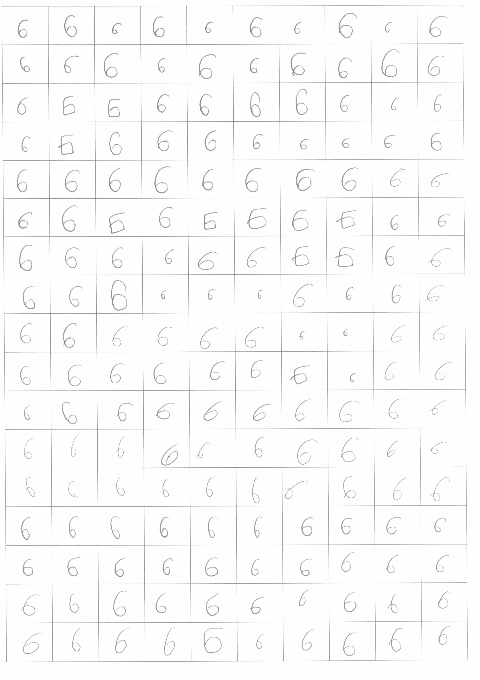
#> input picture images/scan-09.jpg, 480 x 680 px
$ python data_processing.py   (older library calls are emulated)
#> lines starting #> are read from the running program, lines starting #| are printed output that depends on the picture; after the words box and inside, x2 and y2 are one past the last pixel; in counts of white or black regions, pixels touching at a corner belong together
import cv2
import numpy as np

imgGray = cv2.imread('images/scan-09.jpg',cv2.IMREAD_GRAYSCALE)
#> imgGray is the input picture: shape (680, 480); min 118, max 255, mean 250
cv2.resize(imgGray,(480,680))
cv2.imwrite('images/scan-09.jpg',cv2.resize(imgGray,(480,680)))
imgGray = cv2.imread('images/scan-09.jpg',cv2.IMREAD_GRAYSCALE)
#> imgGray: shape (680, 480); min 119, max 255, mean 249.9

# 2. Erosion
kernel = np.ones((5,5),np.uint8)
erosion = cv2.erode(imgGray,kernel,iterations=1)
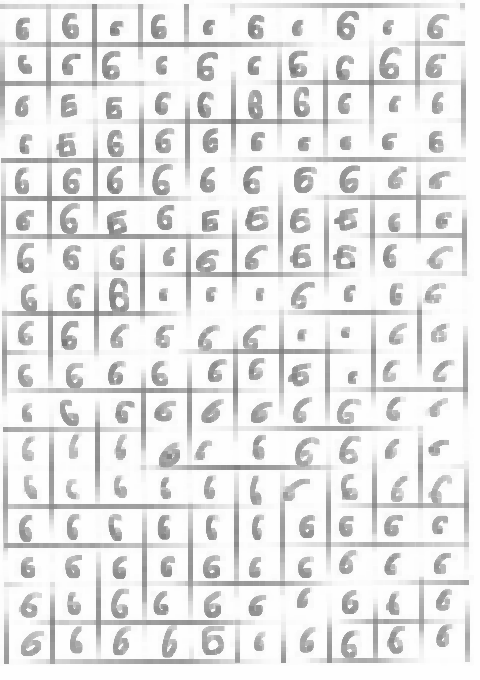
#> erosion: shape (680, 480); min 119, max 254, mean 230.3
#cv2.imwrite('train_images/02Erosion.jpg', erosion)

# 2. Morph Gradient - Naver
gradient = cv2.morphologyEx(erosion, cv2.MORPH_GRADIENT, kernel)
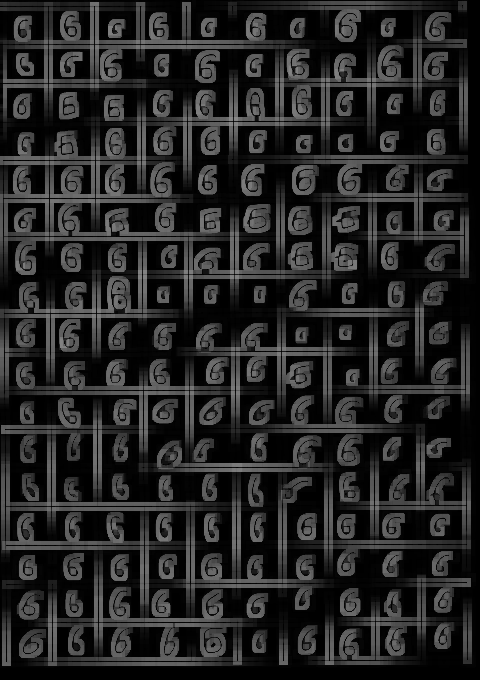
#> gradient: shape (680, 480); min 0, max 135, mean 36.5
#cv2.imwrite('train_images/02Gradient.jpg', gradient)

# 4. Adaptive Threshold : 잡영 제거
thresh = cv2.adaptiveThreshold(gradient, 255, cv2.ADAPTIVE_THRESH_MEAN_C, cv2.THRESH_BINARY_INV, 15, 10)
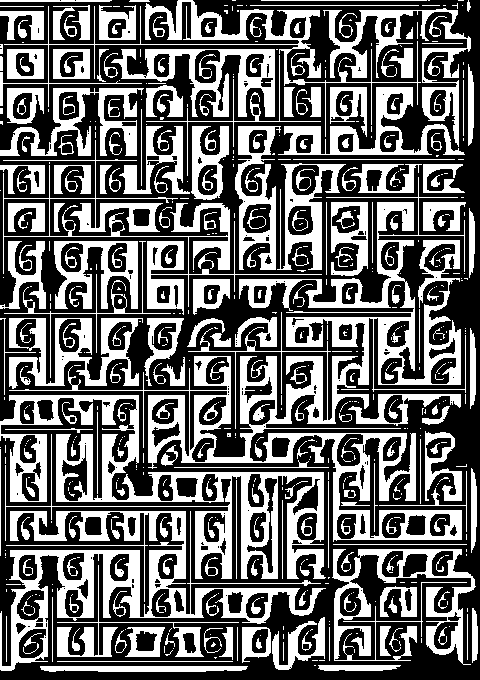
#> thresh: shape (680, 480); 41% white; 589 white regions (337 under 20 px), largest, box (x1, y1, x2, y2) and area: (9, 177, 466, 542) 23701, (0, 395, 326, 579) 14159, (0, 511, 326, 671) 11503
#cv2.imwrite('train_images/03Thresh.jpg', thresh)

# 4. Morph Close : 작은 구멍을 메우고 경계를 강화
kernel = np.ones((3, 3), np.uint8)
closing = cv2.morphologyEx(thresh, cv2.MORPH_CLOSE, kernel)
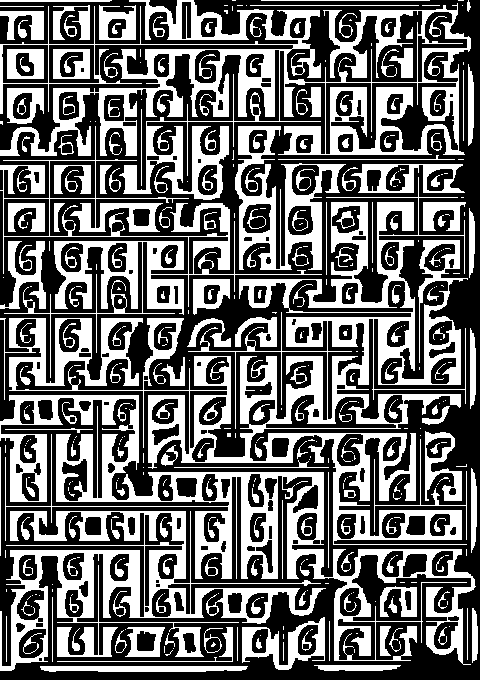
#> closing: shape (680, 480); 41.7% white; 430 white regions (220 under 20 px)
#cv2.imwrite('train_images/04Closing.jpg', closing)

# 6. edge 검출 알고리즘 적용
boxes = []
image, contours, hierarchy = cv2.findContours(thresh, cv2.RETR_EXTERNAL, cv2.CHAIN_APPROX_SIMPLE)
#> contours = 430 contours, 294 with area under 20; largest, box (x1, y1, x2, y2) and area: (9, 177, 466, 542) 29186, (0, 395, 326, 579) 18430, (0, 511, 326, 671) 15001, (3, 140, 322, 315) 6511, (332, 549, 476, 665) 6167
cv2.drawContours(image, contours, -1, 255, 3)
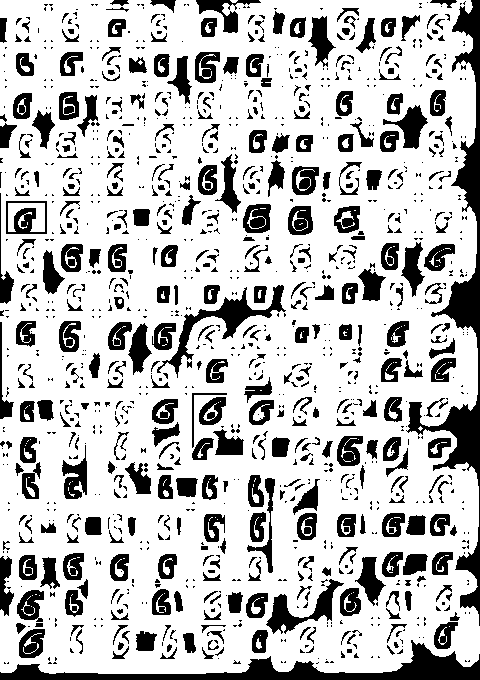
#> image: shape (680, 480); 75.3% white; 1259 black regions (817 under 20 px), largest, box (x1, y1, x2, y2) and area: (406, 0, 480, 626) 7755, (0, 640, 480, 680) 5401, (157, 285, 286, 378) 1967
if len(contours) > 0:
    for contour in contours:
        x, y, w, h = cv2.boundingRect(contour)

        if w>25 and h>25 and not (w>43 and h>43) :
            boxes.append(cv2.resize(imgGray[y:y + h, x:x + w], (28, 28)))
            #self.boxes.append(cv2.resize(thresh[y:y + h, x:x + w], (28, 28)))
            cv2.rectangle(imgGray, (x, y), (x + w, y + h), (0, 255, 0), 1)
#> this loop made 430 passes
#> (x, y, w, h) on passes 1, 2, 8: (40, 666, 208, 6), (318, 665, 83, 6), (165, 650, 8, 6)
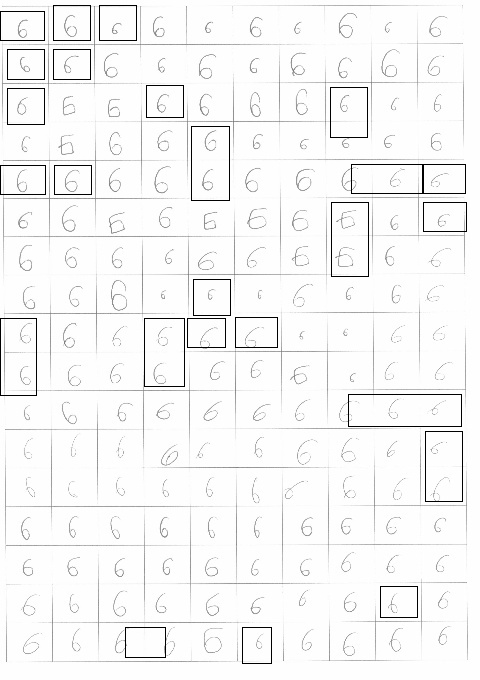
#> imgGray: shape (680, 480); min 0, max 255, mean 246.7
#> after the loop, boxes = 25 items
# [8 lines of commented-out code are left out]

i = 0
save_path = "train_images/"

for box in boxes:

#        bbox = (h * grid_h, w * grid_w, (h + 1) * (grid_h), (w + 1) * (grid_w))
#        print(h * grid_h, w * grid_w, (h + 1) * (grid_h), (w + 1) * (grid_w))
#        # 가로 세로 시작, 가로 세로 끝
    #crop_img = imgGray[ box[1]:box[3], box[0]:box[2]]

    fname = "{}.jpg".format("6_{0:05d}".format(i))
    savename = save_path + fname
    cv2.imwrite(savename, box)
    print('save file ' + savename + '....')
    i += 1
#> this loop made 25 passes
#> savename on passes 1 to 12: 'train_images/6_00000.jpg', 'train_images/6_00001.jpg', 'train_images/6_00002.jpg', 'train_images/6_00003.jpg', 'train_images/6_00004.jpg', 'train_images/6_00005.jpg', 'train_images/6_00006.jpg', 'train_images/6_00007.jpg', 'train_images/6_00008.jpg', 'train_images/6_00009.jpg', 'train_images/6_00010.jpg', 'train_images/6_00011.jpg'
#> (printed output is left out)
#> pass 2, `cv2.imwrite(savename, box)`:
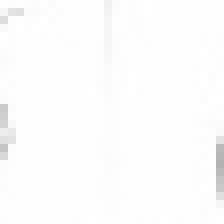
#> saved as 6_00001.jpg: shape (28, 28) (shown 8 times larger); min 178, max 255, mean 252.5
#> after the loop, i = 25

#cv2.imshow('imgGray',imgGray)
#cv2.waitKey(0)

$ run again, with images/scan-01.jpg copied over images/scan-09.jpg
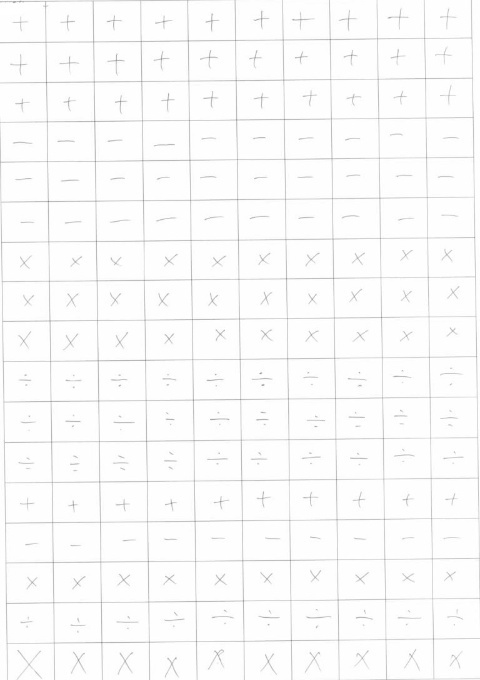
#> input picture images/scan-01.jpg, 480 x 680 px
#> imgGray is the input picture: shape (680, 480); min 134, max 255, mean 250.4
#> thresh: shape (680, 480); 42.7% white; 1076 white regions (516 under 20 px), largest, box (x1, y1, x2, y2) and area: (151, 405, 189, 437) 870, (53, 206, 92, 237) 862, (52, 166, 91, 197) 861
#> closing: shape (680, 480); 43.8% white; 837 white regions (343 under 20 px)
#> contours = 772 contours, 563 with area under 20; largest, box (x1, y1, x2, y2) and area: (240, 45, 279, 76) 1124, (106, 566, 144, 598) 1121, (104, 405, 142, 437) 1118, (53, 206, 92, 237) 1116, (242, 164, 281, 195) 1116
#> image: shape (680, 480); 79.2% white; 1552 black regions (1251 under 20 px), largest, box (x1, y1, x2, y2) and area: (440, 567, 471, 590) 504, (386, 46, 416, 70) 498, (248, 326, 278, 350) 488
#> the loop `for contour in contours:` made 772 passes
#> (x, y, w, h) on passes 1, 9, 13: (439, 679, 1, 1), (344, 679, 1, 1), (454, 678, 1, 1)
#> after the loop `for contour in contours:`:
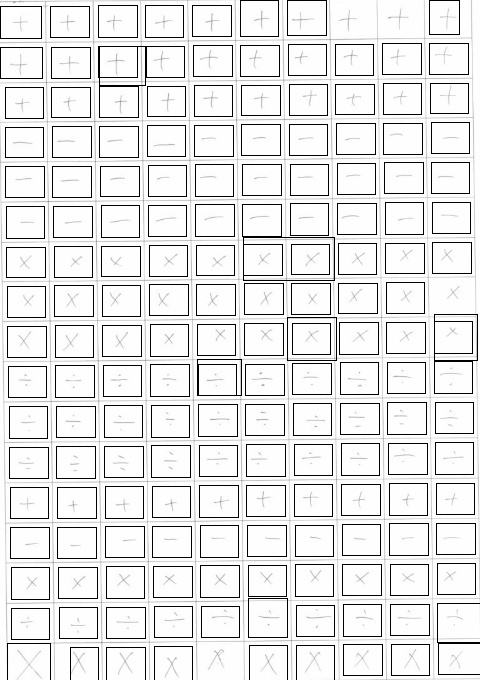
#> imgGray: shape (680, 480); min 0, max 255, mean 231.9
#> after the loop `for contour in contours:`: boxes = 171 items
#> the loop `for box in boxes:` made 171 passes
#> savename on passes 1 to 3: 'train_images/6_00000.jpg', 'train_images/6_00001.jpg', 'train_images/6_00002.jpg'
#> (printed output is left out)
#> pass 2, `cv2.imwrite(savename, box)`:
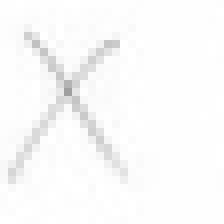
#> saved as 6_00001.jpg: shape (28, 28) (shown 8 times larger); min 159, max 255, mean 250
#> after the loop `for box in boxes:`: i = 171

$ run again, with images/scan-02.jpg copied over images/scan-09.jpg
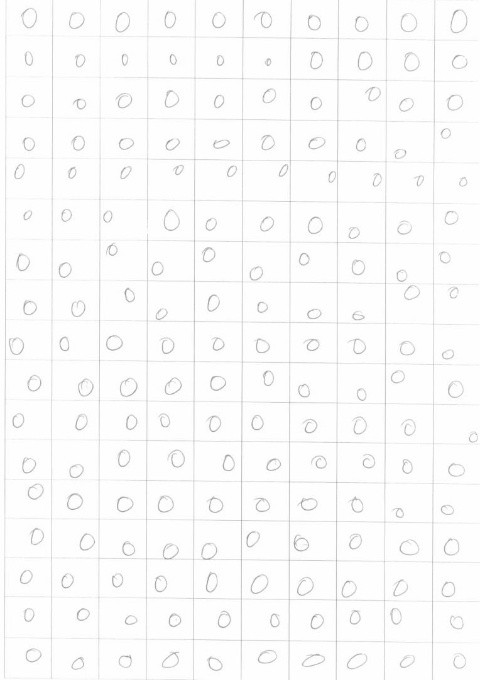
#> input picture images/scan-02.jpg, 480 x 680 px
#> imgGray is the input picture: shape (680, 480); min 149, max 255, mean 250.6
#> thresh: shape (680, 480); 31% white; 1069 white regions (490 under 20 px), largest, box (x1, y1, x2, y2) and area: (57, 7, 95, 194) 1741, (11, 0, 48, 115) 1519, (294, 565, 332, 637) 1193
#> closing: shape (680, 480); 32% white; 775 white regions (284 under 20 px)
#> contours = 983 contours, 660 with area under 20; largest, box (x1, y1, x2, y2) and area: (57, 7, 95, 194) 1959, (56, 455, 94, 520) 1908, (11, 0, 48, 115) 1852, (294, 565, 332, 637) 1430, (108, 123, 143, 195) 1190
#> image: shape (680, 480); 69% white; 1309 black regions (822 under 20 px), largest, box (x1, y1, x2, y2) and area: (434, 0, 480, 560) 10589, (55, 0, 164, 354) 5993, (52, 323, 99, 597) 2920
#> the loop `for contour in contours:` made 983 passes
#> (x, y, w, h) on passes 2, 3, 6: (198, 679, 1, 1), (188, 679, 1, 1), (146, 679, 1, 1)
#> after the loop `for contour in contours:`:
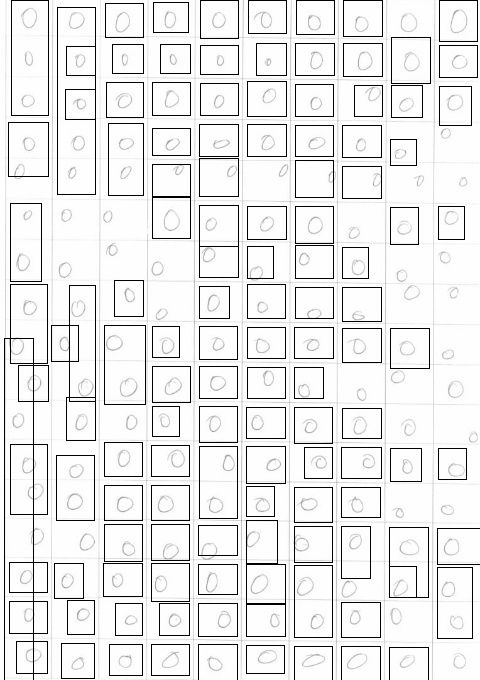
#> imgGray: shape (680, 480); min 0, max 255, mean 235.9
#> after the loop `for contour in contours:`: boxes = 125 items
#> the loop `for box in boxes:` made 125 passes
#> savename on passes 1 to 8: 'train_images/6_00000.jpg', 'train_images/6_00001.jpg', 'train_images/6_00002.jpg', 'train_images/6_00003.jpg', 'train_images/6_00004.jpg', 'train_images/6_00005.jpg', 'train_images/6_00006.jpg', 'train_images/6_00007.jpg'
#> (printed output is left out)
#> pass 2, `cv2.imwrite(savename, box)`:
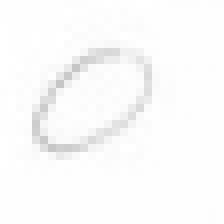
#> saved as 6_00001.jpg: shape (28, 28) (shown 8 times larger); min 198, max 255, mean 250.8
#> after the loop `for box in boxes:`: i = 125

$ run again, with images/scan-03.jpg copied over images/scan-09.jpg
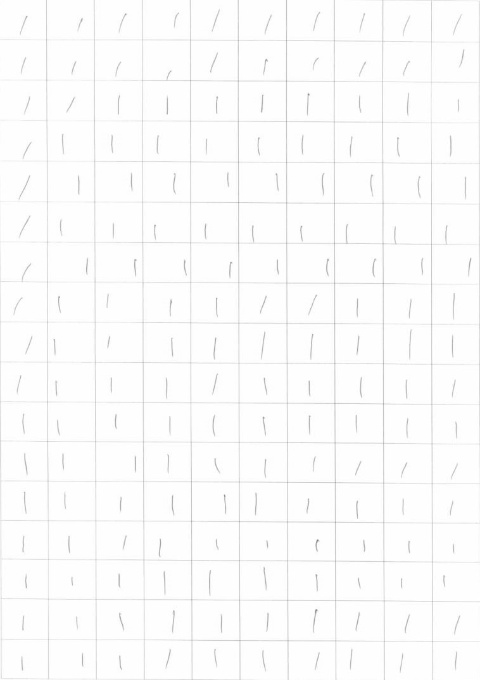
#> input picture images/scan-03.jpg, 480 x 680 px
#> imgGray is the input picture: shape (680, 480); min 126, max 255, mean 251.5
#> thresh: shape (680, 480); 29.4% white; 1280 white regions (654 under 20 px), largest, box (x1, y1, x2, y2) and area: (243, 126, 282, 198) 1274, (243, 86, 282, 117) 739, (339, 288, 379, 319) 734
#> closing: shape (680, 480); 30% white; 1037 white regions (486 under 20 px)
#> contours = 1254 contours, 932 with area under 20; largest, box (x1, y1, x2, y2) and area: (243, 126, 282, 198) 1700, (292, 447, 331, 478) 1102, (340, 527, 379, 557) 1065, (196, 526, 235, 556) 904, (339, 248, 379, 279) 890
#> image: shape (680, 480); 70.3% white; 1349 black regions (963 under 20 px), largest, box (x1, y1, x2, y2) and area: (48, 0, 95, 440) 8008, (0, 0, 47, 279) 5427, (406, 0, 480, 163) 4191
#> the loop `for contour in contours:` made 1254 passes
#> (x, y, w, h) on passes 1, 2, 6: (248, 679, 1, 1), (245, 679, 1, 1), (192, 679, 1, 1)
#> after the loop `for contour in contours:`: boxes = 93 items
#> the loop `for box in boxes:` made 93 passes
#> savename on passes 1 to 8: 'train_images/6_00000.jpg', 'train_images/6_00001.jpg', 'train_images/6_00002.jpg', 'train_images/6_00003.jpg', 'train_images/6_00004.jpg', 'train_images/6_00005.jpg', 'train_images/6_00006.jpg', 'train_images/6_00007.jpg'
#> (printed output is left out)
#> pass 1, `cv2.imwrite(savename, box)`:
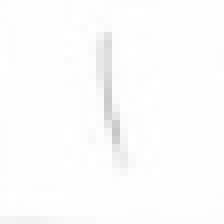
#> saved as 6_00000.jpg: shape (28, 28) (shown 8 times larger); min 198, max 255, mean 252.4
#> after the loop `for box in boxes:`: i = 93
